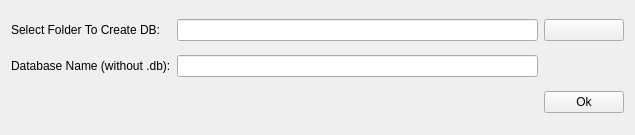
<?xml version="1.0" encoding="UTF-8"?>
<ui version="4.0">
 <class>Form</class>
 <widget class="QWidget" name="Form">
  <property name="geometry">
   <rect>
    <x>0</x>
    <y>0</y>
    <width>635</width>
    <height>135</height>
   </rect>
  </property>
  <property name="sizePolicy">
   <sizepolicy hsizetype="Fixed" vsizetype="Fixed">
    <horstretch>0</horstretch>
    <verstretch>0</verstretch>
   </sizepolicy>
  </property>
  <property name="windowTitle">
   <string>قاعدة بيانات جديدة</string>
  </property>
  <property name="windowIcon">
   <iconset resource="../resources/resources.qrc">
    <normaloff>:/icons/images/db_add.ico</normaloff>:/icons/images/db_add.ico</iconset>
  </property>
  <property name="styleSheet">
   <string notr="true"/>
  </property>
  <layout class="QGridLayout" name="gridLayout">
   <item row="0" column="2">
    <widget class="QPushButton" name="browse_btn">
     <property name="text">
      <string/>
     </property>
     <property name="icon">
      <iconset resource="../resources/resources.qrc">
       <normaloff>:/icons/images/browse.ico</normaloff>:/icons/images/browse.ico</iconset>
     </property>
     <property name="iconSize">
      <size>
       <width>24</width>
       <height>24</height>
      </size>
     </property>
    </widget>
   </item>
   <item row="0" column="1">
    <widget class="QLineEdit" name="folder_path">
     <property name="readOnly">
      <bool>true</bool>
     </property>
    </widget>
   </item>
   <item row="1" column="1">
    <widget class="QLineEdit" name="db_name"/>
   </item>
   <item row="2" column="2">
    <widget class="QPushButton" name="ok_btn">
     <property name="text">
      <string>Ok</string>
     </property>
    </widget>
   </item>
   <item row="0" column="0">
    <widget class="QLabel" name="label">
     <property name="text">
      <string>Select Folder To Create DB:</string>
     </property>
    </widget>
   </item>
   <item row="1" column="0">
    <widget class="QLabel" name="label_2">
     <property name="text">
      <string>Database Name (without .db):</string>
     </property>
    </widget>
   </item>
  </layout>
 </widget>
 <resources>
  <include location="../resources/resources.qrc"/>
 </resources>
 <connections/>
</ui>
